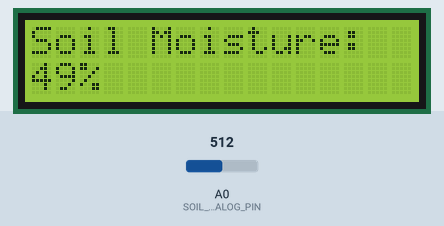
Recording of a sketch running on a simulated Arduino Uno, built with avr-gcc and run on an emulated ATmega328P. On the bench: 16×2 character LCD. The test bench sets the inputs (shaded band); at power-on: A0 (SOIL_ANALOG_PIN) = 512. What the sketch prints to the serial monitor is not drawn.

Above: at 2.7 s.
2.8 s: A0 (SOIL_ANALOG_PIN) set to 716
At 3.7 s:
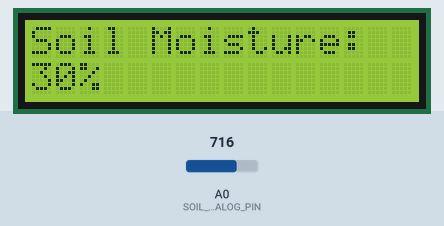
4.6 s: A0 (SOIL_ANALOG_PIN) set to 900
At 5.9 s:
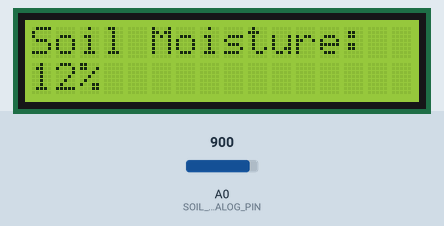
6.2 s: A0 (SOIL_ANALOG_PIN) set to 1023
At 7.1 s:
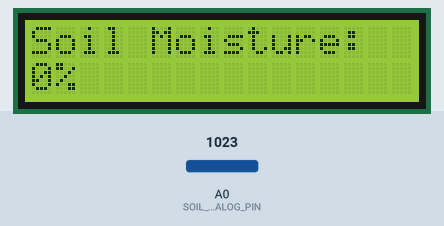
Timing chart, 0 to 9.2 s (numbered marks = the images above; inputs shaded):
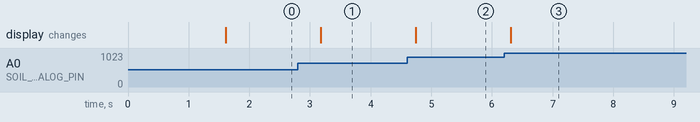

Measured:
- after the input at 2.8 s, the display: changes after 0.38 s (image 1)
- after the input at 4.6 s, the display: changes after 0.14 s (image 2)
- after the input at 6.2 s, the display: changes after 0.11 s (image 3)

The sketch:

Mois.ino
```cpp
#include <LiquidCrystal_I2C.h>
#include <Wire.h>

// Set the LCD address to 0x20 or 0x27 for a 16x2 display
LiquidCrystal_I2C lcd(0x20, 16, 2);

#define SOIL_ANALOG_PIN A0

void setup() {
  Serial.begin(9600);

  // Initialize the I2C LCD screen
  lcd.init();
  lcd.backlight();
  lcd.setCursor(0, 0);
  lcd.print("SOIL MONITOR");
  lcd.setCursor(0, 1);
  lcd.print("INITIALIZING...");
  delay(1500);
  lcd.clear();
}

void loop() {
  // Read raw value (0 to 1023)
  int rawValue = analogRead(SOIL_ANALOG_PIN);

  // Map and constrain values to get an accurate 0% - 100% reading
  int moisturePercent = map(rawValue, 1023, 0, 0, 100);
  moisturePercent = constrain(moisturePercent, 0, 100);

  // Print data to the Serial Monitor
  Serial.print("Moisture: ");
  Serial.print(moisturePercent);
  Serial.println("%");

  // Display data on the I2C LCD
  lcd.setCursor(0, 0);
  lcd.print("Soil Moisture: ");

  lcd.setCursor(0, 1);
  lcd.print(moisturePercent);
  lcd.print("%   "); // Extra spaces clear old characters when numbers shift from 3 digits to 2

  delay(500); // Smooth updates twice per second
}
```
